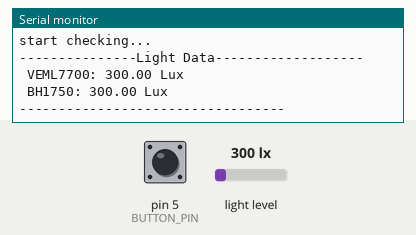
Simulated run of this sketch. Board: Arduino Uno, built with avr-gcc and run on an emulated ATmega328P. On the bench: the last lines printed to the serial monitor. Inputs (shaded band) come from the test bench; at power-on: pin 5 (BUTTON_PIN) LOW, light level 300 lx.

Above: at 1.2 s.
1.3 s: pin 5 (BUTTON_PIN) pulled HIGH for 0.15 s
At 1.9 s:
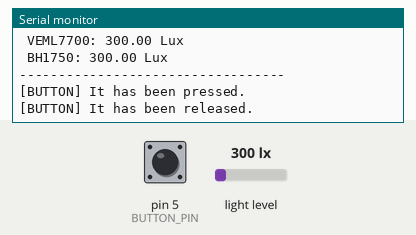
2.9 s: light level set to 40 lx
At 3.4 s:
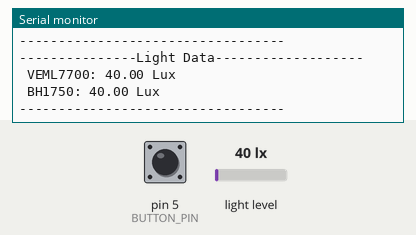
4.4 s: light level set to 500 lx
At 5.8 s:
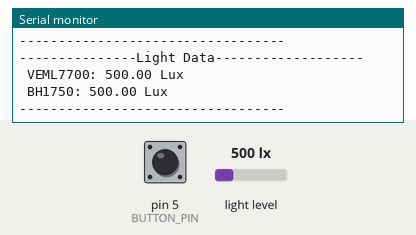
Timing chart, 0 to 7.4 s (numbered marks = the images above; inputs shaded):
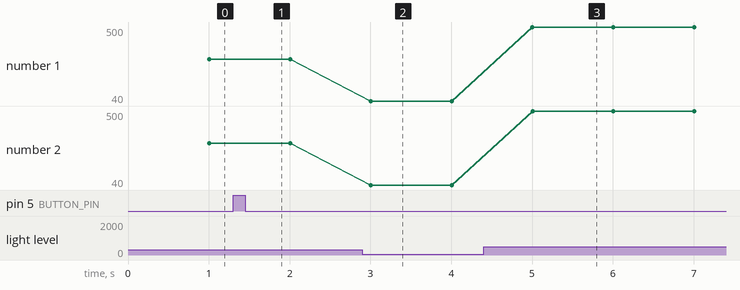

The sketch:

Scan_sensor.ino
```cpp
#include <Wire.h>
#include <Adafruit_VEML7700.h>
#include <BH1750.h>

Adafruit_VEML7700 veml7700;
BH1750 bh1750(0x23);
const int BUTTON_PIN = 5;
const int BUTTON_ACTIVE = HIGH;
bool vemlReady = false;
bool bhReady = false;

bool lastButtonState = false;

unsigned long lastReadTime = 0;
const unsigned long READ_INTERVAL = 1000;


void scanI2C() {

  Serial.println();
  Serial.println(">>>>>>scan I2C address<<<<<<<");

  int deviceCount = 0;

  for (byte address = 1; address < 127; address++) {

    Wire.beginTransmission(address);

    byte error = Wire.endTransmission();

    if (error == 0) {

      Serial.print("Find I2C devices: 0x");

      if (address < 16) {
        Serial.print("0");
      }

      Serial.println(address, HEX);

      deviceCount++;
    }
  }

  Serial.print("number of device: ");
  Serial.println(deviceCount);

  Serial.println("----------------------------------");
}


void initVEML7700() {

  Serial.println();
  Serial.println("testing VEML7700...");

  if (veml7700.begin()) {

    vemlReady = true;

    veml7700.setGain(VEML7700_GAIN_1);
    veml7700.setIntegrationTime(VEML7700_IT_100MS);

    Serial.println("[SUCCESSFUL] VEML7700 contected!");
    Serial.println("I2C address: 0x10");

  } else {

    vemlReady = false;

    Serial.println("[FAILED] couldn't find VEML7700!");
    Serial.println("Please inspect SDA、SCL、VIN and GND。");
  }
}


void initBH1750() {

  Serial.println();
  Serial.println("testing BH1750...");

  bhReady = bh1750.begin(
    BH1750::CONTINUOUS_HIGH_RES_MODE,
    0x23,
    &Wire
  );

  if (bhReady) {

    Serial.println("[SUCCESSFUL] BH1750 connected!");
    Serial.println("I2C address: 0x23");

  } else {

    Serial.println("[FAILED] couldn't find BH1750!");
    Serial.println("Please inspect SDA、SCL、VCC、GND and ADDR。");
  }
}


void checkButton() {

  bool currentState =
    (digitalRead(BUTTON_PIN) == BUTTON_ACTIVE);

  if (currentState != lastButtonState) {

    delay(30);

    currentState =
      (digitalRead(BUTTON_PIN) == BUTTON_ACTIVE);

    if (currentState != lastButtonState) {

      if (currentState) {
        Serial.println("[BUTTON] It has been pressed.");
      } else {
        Serial.println("[BUTTON] It has been released.");
      }

      lastButtonState = currentState;
    }
  }
}


void readSensors() {

  unsigned long currentTime = millis();

  if (currentTime - lastReadTime < READ_INTERVAL) {
    return;
  }

  lastReadTime = currentTime;

  Serial.println();
  Serial.println("---------------Light Data-------------------");


  if (vemlReady) {

    float luxLeft = veml7700.readLux();

    Serial.print(" VEML7700: ");
    Serial.print(luxLeft);
    Serial.println(" Lux");

  } else {

    Serial.println(" VEML7700: not connected");
  }


  if (bhReady) {

    float luxRight = bh1750.readLightLevel();

    Serial.print(" BH1750: ");

    if (luxRight >= 0) {
      Serial.print(luxRight);
      Serial.println(" Lux");
    } else {
      Serial.println("Read failure!");
    }

  } else {

    Serial.println(" BH1750: not connected");
  }

  Serial.println("----------------------------------");
}


void setup() {

  Serial.begin(115200);

  unsigned long startTime = millis();

  while (!Serial && millis() - startTime < 5000) {
  }

  Serial.println();
  Serial.println("-------------------------------");
  Serial.println(" MKR WiFi 1010 check routine");
  Serial.println("-------------------------------");


  Wire.begin();
  Wire.setClock(100000);

  pinMode(BUTTON_PIN, INPUT);

  Serial.println();
  Serial.println("start scanning...");

  scanI2C();

  initVEML7700();
  initBH1750();

  lastButtonState =
    (digitalRead(BUTTON_PIN) == BUTTON_ACTIVE);
  Serial.println();
  Serial.println("-------- Check result --------");

  Serial.print("VEML7700: ");
  Serial.println(vemlReady ? "READY" : "FAILED");

  Serial.print("BH1750: ");
  Serial.println(bhReady ? "READY" : "FAILED");

  Serial.println("Button: please press the button");

  Serial.println("------------------------------");
  Serial.println();
  Serial.println("start checking...");
}


void loop() {

  checkButton();

  readSensors();

}
```

Measured:
- after the input at 1.3 s, the serial monitor: prints a new line at once (image 1)
- after the input at 2.9 s, the serial monitor: prints a new line after 0.10 s (image 2)
- after the input at 4.4 s, the serial monitor: prints a new line after 0.60 s (image 3)
- plotted number 1: 300 → 40 after the input at 2.9 s, 40 → 500 after the input at 4.4 s
- plotted number 2: 300 → 40 after the input at 2.9 s, 40 → 500 after the input at 4.4 s
